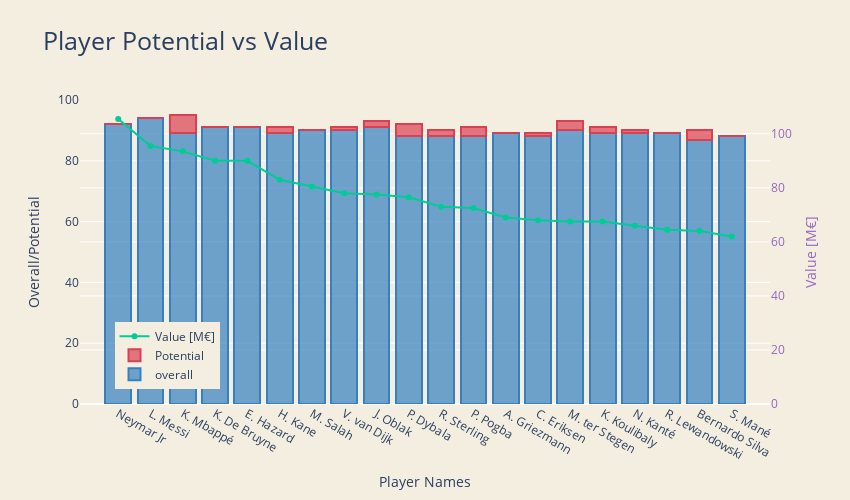

Notebook cell for this chart:
### Markdown cell above
## Top 20 players value in pounds vs overall score and potential

### Code cell
trace1 = go.Bar(
    x = players_value["short_name"].tolist(),
    y = players_value["overall"].tolist(),
    name='overall',
    marker=dict(
        color='rgba(55, 128, 191, 0.7)',
        line=dict(
            color='rgba(55, 128, 191, 1.0)',
            width=2,
        )
    )
)

trace2 = go.Bar(
    x = players_value["short_name"].tolist(),
    y = players_value["PotentialPoints"].tolist(),
    name='Potential',
    marker=dict(
        color='rgba(219, 64, 82, 0.7)',
        line=dict(
            color='rgba(219, 64, 82, 1.0)',
            width=2,
        )
    )
)

trace3 = go.Scatter(
    x = players_value["short_name"].tolist(),
    y = (players_value["ValueNum"] / 1000000).tolist(),
    name='Value [M€]',
    mode = 'lines+markers',
    yaxis='y2'
)

data = [trace1, trace2,trace3]

layout = go.Layout(
    barmode='stack',
    title = 'Player Potential vs Value',
    titlefont=dict(size=25),
    width=850,
    height=500,
    paper_bgcolor='rgb(244, 238, 225)',
    plot_bgcolor='rgb(244, 238, 225)',
    yaxis = dict(
        title= 'Overall/Potential',
        anchor = 'x',
        rangemode='tozero'
    ),
    xaxis = dict(title= 'Player Names'),
    yaxis2=dict(
        title='Value [M€]',
        titlefont=dict(
            color='rgb(148, 103, 189)'
        ),
        tickfont=dict(
            color='rgb(148, 103, 189)'
        ),
        overlaying='y',
        side='right',
        anchor = 'x',
        rangemode = 'tozero',
        dtick = 20
    ),
    legend=dict(x=0.05, y=0.05)
)

fig = go.Figure(data=data, layout=layout)
py.iplot(fig)

### Figure 1 — Plotly figure (JSON) as saved in the notebook; plotly's stock layout.template omitted (floating-point values rounded to 4 significant figures)
{"data": [{"marker": {"color": "rgba(55, 128, 191, 0.7)", "line": {"color": "rgba(55, 128, 191, 1.0)", "width": 2}}, "name": "overall", "type": "bar", "x": ["Neymar Jr", "L. Messi", "K. Mbappé", "K. De Bruyne", "E. Hazard", "H. Kane", "M. Salah", "V. van Dijk", "J. Oblak", "P. Dybala", "R. Sterling", "P. Pogba", "A. Griezmann", "C. Eriksen", "M. ter Stegen", "K. Koulibaly", "N. Kanté", "R. Lewandowski", "Bernardo Silva", "S. Mané"], "y": [92, 94, 89, 91, 91, 89, 90, 90, 91, 88, 88, 88, 89, 88, 90, 89, 89, 89, 87, 88]}, {"marker": {"color": "rgba(219, 64, 82, 0.7)", "line": {"color": "rgba(219, 64, 82, 1.0)", "width": 2}}, "name": "Potential", "type": "bar", "x": ["Neymar Jr", "L. Messi", "K. Mbappé", "K. De Bruyne", "E. Hazard", "H. Kane", "M. Salah", "V. van Dijk", "J. Oblak", "P. Dybala", "R. Sterling", "P. Pogba", "A. Griezmann", "C. Eriksen", "M. ter Stegen", "K. Koulibaly", "N. Kanté", "R. Lewandowski", "Bernardo Silva", "S. Mané"], "y": [0, 0, 6, 0, 0, 2, 0, 1, 2, 4, 2, 3, 0, 1, 3, 2, 1, 0, 3, 0]}, {"mode": "lines+markers", "name": "Value [M€]", "type": "scatter", "x": ["Neymar Jr", "L. Messi", "K. Mbappé", "K. De Bruyne", "E. Hazard", "H. Kane", "M. Salah", "V. van Dijk", "J. Oblak", "P. Dybala", "R. Sterling", "P. Pogba", "A. Griezmann", "C. Eriksen", "M. ter Stegen", "K. Koulibaly", "N. Kanté", "R. Lewandowski", "Bernardo Silva", "S. Mané"], "y": [105.5, 95.5, 93.5, 90, 90, 83, 80.5, 78, 77.5, 76.5, 73, 72.5, 69, 68, 67.5, 67.5, 66, 64.5, 64, 62], "yaxis": "y2"}], "layout": {"barmode": "stack", "height": 500, "legend": {"x": 0.05, "y": 0.05}, "paper_bgcolor": "rgb(244, 238, 225)", "plot_bgcolor": "rgb(244, 238, 225)", "title": {"font": {"size": 25}, "text": "Player Potential vs Value"}, "width": 850, "xaxis": {"title": {"text": "Player Names"}}, "yaxis": {"anchor": "x", "rangemode": "tozero", "title": {"text": "Overall/Potential"}}, "yaxis2": {"anchor": "x", "dtick": 20, "overlaying": "y", "rangemode": "tozero", "side": "right", "tickfont": {"color": "rgb(148, 103, 189)"}, "title": {"font": {"color": "rgb(148, 103, 189)"}, "text": "Value [M€]"}}}}
